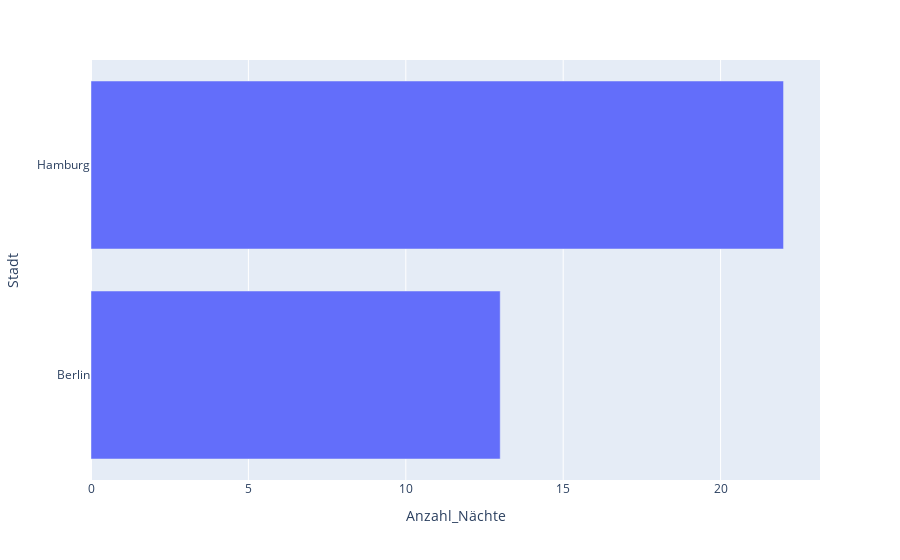

Write notebook code for a chart like this one.
### Code cell
df_group = df.loc[:, ['Stadt', 'Anzahl_Nächte']].groupby('Stadt').sum()
px.bar(df_group, x='Anzahl_Nächte')

### Figure 1 — Plotly figure (JSON) as saved in the notebook; plotly's stock layout.template omitted (floating-point values rounded to 4 significant figures)
{"data": [{"hovertemplate": "Anzahl_Nächte=%{x}<br>Stadt=%{y}<extra></extra>", "legendgroup": "", "marker": {"color": "#636efa", "pattern": {"shape": ""}}, "name": "", "orientation": "h", "showlegend": false, "textposition": "auto", "type": "bar", "x": [13, 22], "xaxis": "x", "y": ["Berlin", "Hamburg"], "yaxis": "y"}], "layout": {"barmode": "relative", "legend": {"tracegroupgap": 0}, "margin": {"t": 60}, "xaxis": {"anchor": "y", "domain": [0, 1], "title": {"text": "Anzahl_Nächte"}}, "yaxis": {"anchor": "x", "domain": [0, 1], "title": {"text": "Stadt"}}}}
